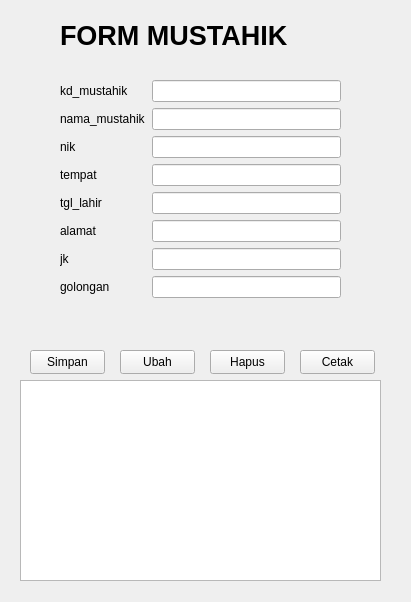
<?xml version="1.0" encoding="UTF-8"?>
<ui version="4.0">
 <class>Form</class>
 <widget class="QWidget" name="Form">
  <property name="geometry">
   <rect>
    <x>0</x>
    <y>0</y>
    <width>411</width>
    <height>602</height>
   </rect>
  </property>
  <property name="windowTitle">
   <string>Form</string>
  </property>
  <widget class="QWidget" name="formLayoutWidget">
   <property name="geometry">
    <rect>
     <x>60</x>
     <y>80</y>
     <width>281</width>
     <height>259</height>
    </rect>
   </property>
   <layout class="QFormLayout" name="formLayout">
    <item row="0" column="0">
     <widget class="QLabel" name="kd_mustahikLabel">
      <property name="text">
       <string>kd_mustahik</string>
      </property>
     </widget>
    </item>
    <item row="0" column="1">
     <widget class="QLineEdit" name="edit_kd_mustahik"/>
    </item>
    <item row="1" column="0">
     <widget class="QLabel" name="nama_mustahikLabel">
      <property name="text">
       <string>nama_mustahik</string>
      </property>
     </widget>
    </item>
    <item row="1" column="1">
     <widget class="QLineEdit" name="edit_nama_mustahik"/>
    </item>
    <item row="2" column="0">
     <widget class="QLabel" name="nikLabel">
      <property name="text">
       <string>nik</string>
      </property>
     </widget>
    </item>
    <item row="2" column="1">
     <widget class="QLineEdit" name="edit_nik"/>
    </item>
    <item row="3" column="0">
     <widget class="QLabel" name="tempatLabel">
      <property name="text">
       <string>tempat</string>
      </property>
     </widget>
    </item>
    <item row="3" column="1">
     <widget class="QLineEdit" name="edit_tempat"/>
    </item>
    <item row="4" column="0">
     <widget class="QLabel" name="tgl_lahirLabel">
      <property name="text">
       <string>tgl_lahir</string>
      </property>
     </widget>
    </item>
    <item row="4" column="1">
     <widget class="QLineEdit" name="edit_tgl_lahir"/>
    </item>
    <item row="5" column="0">
     <widget class="QLabel" name="alamatLabel">
      <property name="text">
       <string>alamat</string>
      </property>
     </widget>
    </item>
    <item row="5" column="1">
     <widget class="QLineEdit" name="edit_alamat"/>
    </item>
    <item row="6" column="0">
     <widget class="QLabel" name="jkLabel">
      <property name="text">
       <string>jk</string>
      </property>
     </widget>
    </item>
    <item row="6" column="1">
     <widget class="QLineEdit" name="edit_jk"/>
    </item>
    <item row="7" column="0">
     <widget class="QLabel" name="golonganLabel">
      <property name="text">
       <string>golongan</string>
      </property>
     </widget>
    </item>
    <item row="7" column="1">
     <widget class="QLineEdit" name="edit_golongan"/>
    </item>
   </layout>
  </widget>
  <widget class="QLabel" name="label">
   <property name="geometry">
    <rect>
     <x>60</x>
     <y>20</y>
     <width>281</width>
     <height>31</height>
    </rect>
   </property>
   <property name="font">
    <font>
     <pointsize>20</pointsize>
     <bold>true</bold>
    </font>
   </property>
   <property name="text">
    <string>FORM MUSTAHIK</string>
   </property>
  </widget>
  <widget class="QPushButton" name="btnSimpan">
   <property name="geometry">
    <rect>
     <x>30</x>
     <y>350</y>
     <width>75</width>
     <height>24</height>
    </rect>
   </property>
   <property name="text">
    <string>Simpan</string>
   </property>
  </widget>
  <widget class="QPushButton" name="btnCetak">
   <property name="geometry">
    <rect>
     <x>300</x>
     <y>350</y>
     <width>75</width>
     <height>24</height>
    </rect>
   </property>
   <property name="text">
    <string>Cetak</string>
   </property>
  </widget>
  <widget class="QPushButton" name="btnHapus">
   <property name="geometry">
    <rect>
     <x>210</x>
     <y>350</y>
     <width>75</width>
     <height>24</height>
    </rect>
   </property>
   <property name="text">
    <string>Hapus</string>
   </property>
  </widget>
  <widget class="QPushButton" name="btnUbah">
   <property name="geometry">
    <rect>
     <x>120</x>
     <y>350</y>
     <width>75</width>
     <height>24</height>
    </rect>
   </property>
   <property name="text">
    <string>Ubah</string>
   </property>
  </widget>
  <widget class="QTableView" name="tabel_Mustahik">
   <property name="geometry">
    <rect>
     <x>20</x>
     <y>380</y>
     <width>361</width>
     <height>201</height>
    </rect>
   </property>
  </widget>
 </widget>
 <resources/>
 <connections/>
</ui>
